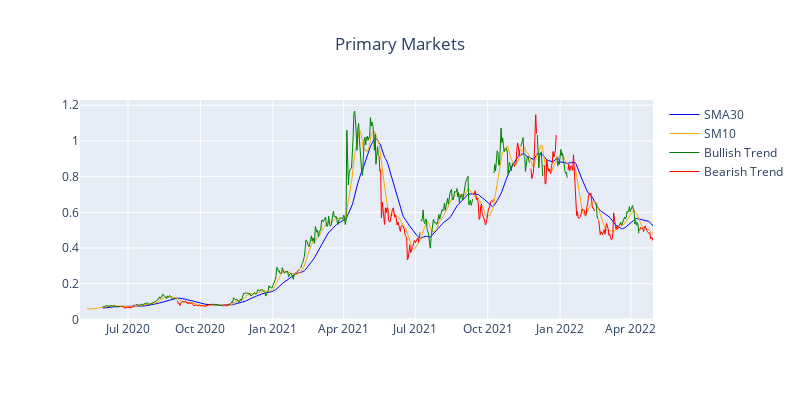

Here is the notebook cell this chart was saved with:
### Code cell
plot_crypto_index(crypto_df)

### Figure 1 — Plotly figure (JSON) as saved in the notebook; plotly's stock layout.template omitted (floating-point values rounded to 4 significant figures; data arrays with more than 128 entries replaced by an {"elided": "..."} marker saying what was removed)
{"data": [{"line": {"color": "blue", "width": 1}, "name": "SMA30", "type": "scatter", "x": {"elided": "729 str values"}, "xaxis": "x", "y": {"elided": "729 float values"}, "yaxis": "y"}, {"line": {"color": "orange", "width": 1}, "name": "SM10", "type": "scatter", "x": {"elided": "729 str values"}, "xaxis": "x", "y": {"elided": "729 float values"}, "yaxis": "y"}, {"line": {"color": "green", "width": 1}, "name": "Bullish Trend", "type": "scatter", "x": {"elided": "729 str values"}, "xaxis": "x", "y": {"elided": "729 float values"}, "yaxis": "y"}, {"line": {"color": "red", "width": 1}, "name": "Bearish Trend", "type": "scatter", "x": {"elided": "729 str values"}, "xaxis": "x", "y": {"elided": "729 float values"}, "yaxis": "y"}], "layout": {"autosize": false, "height": 400, "title": {"text": "Primary Markets", "x": 0.5}, "width": 800, "xaxis": {"anchor": "y", "domain": [0, 1]}, "yaxis": {"anchor": "x", "domain": [0, 1]}}}
